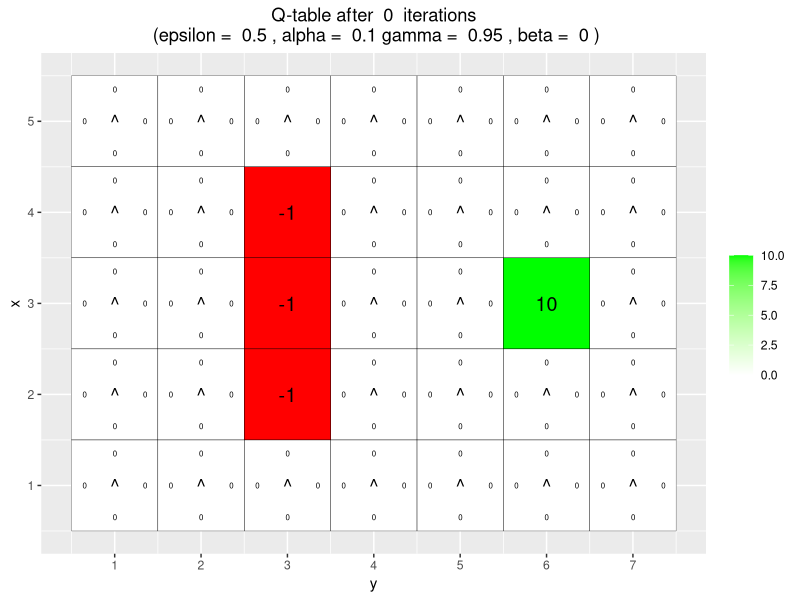
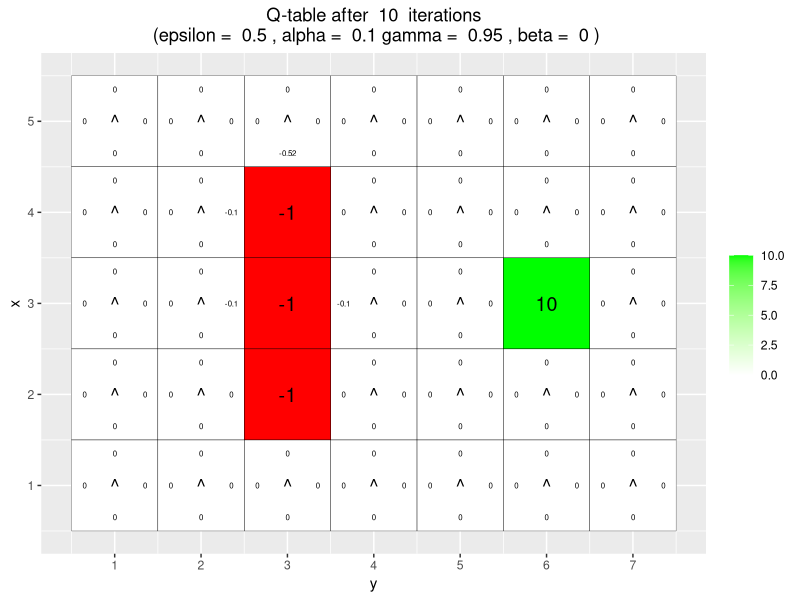
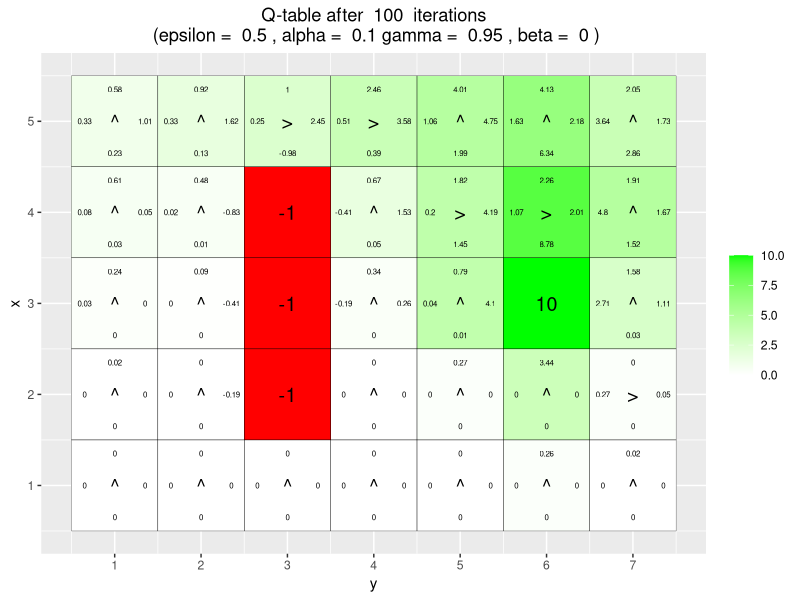
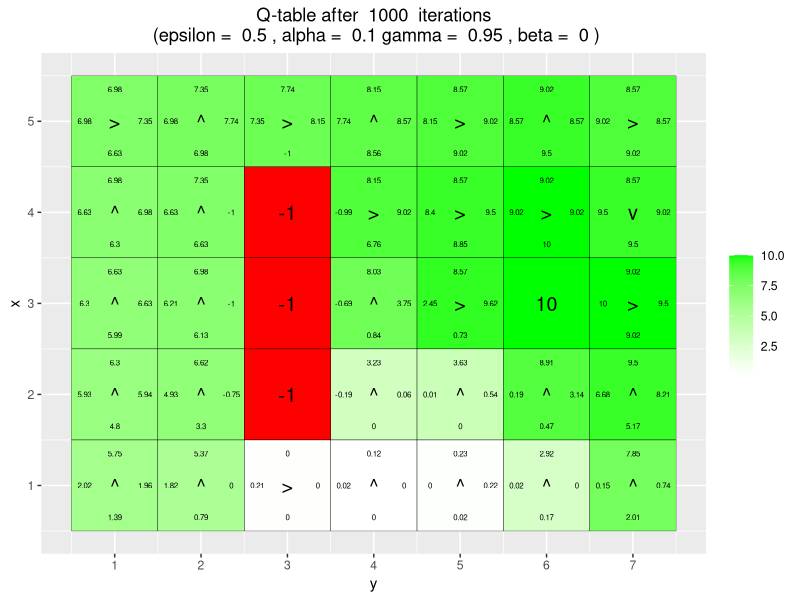
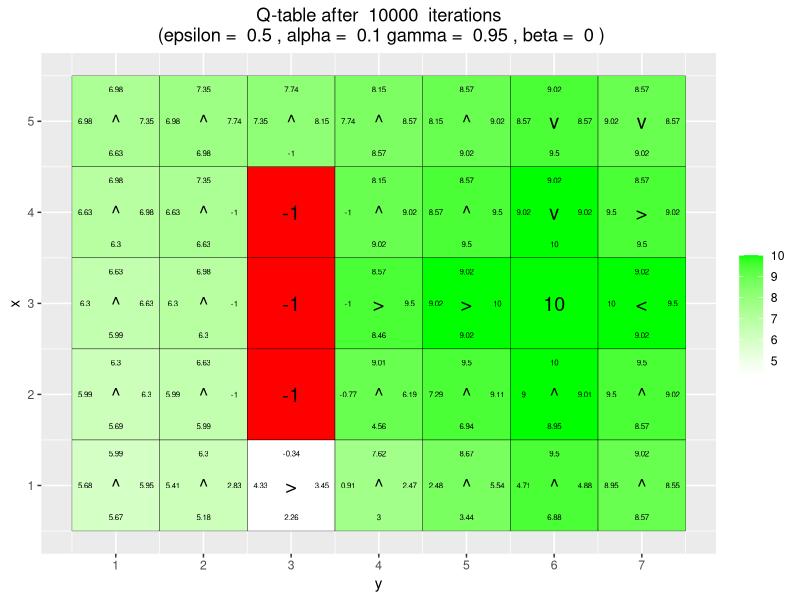
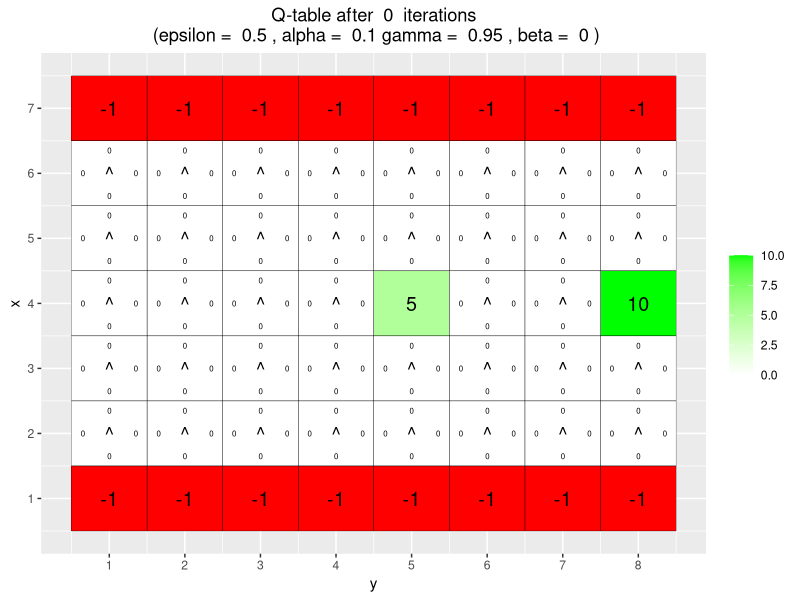
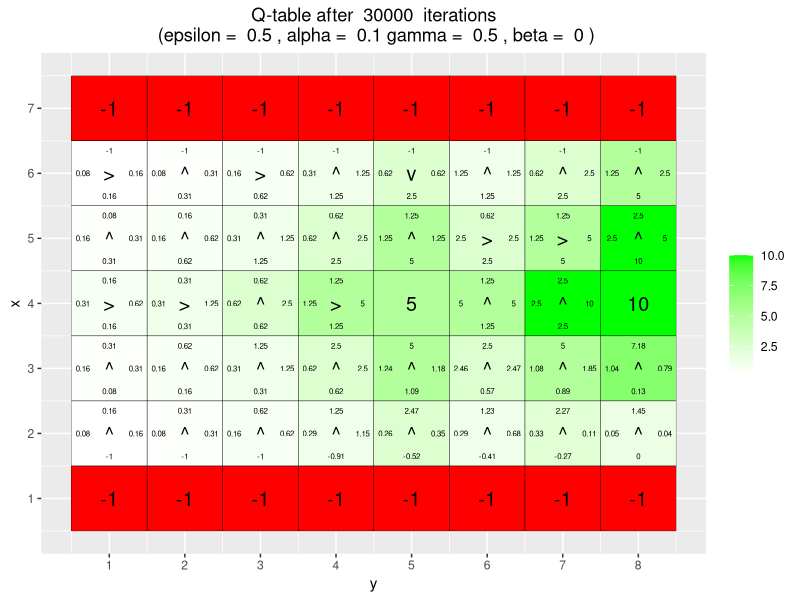
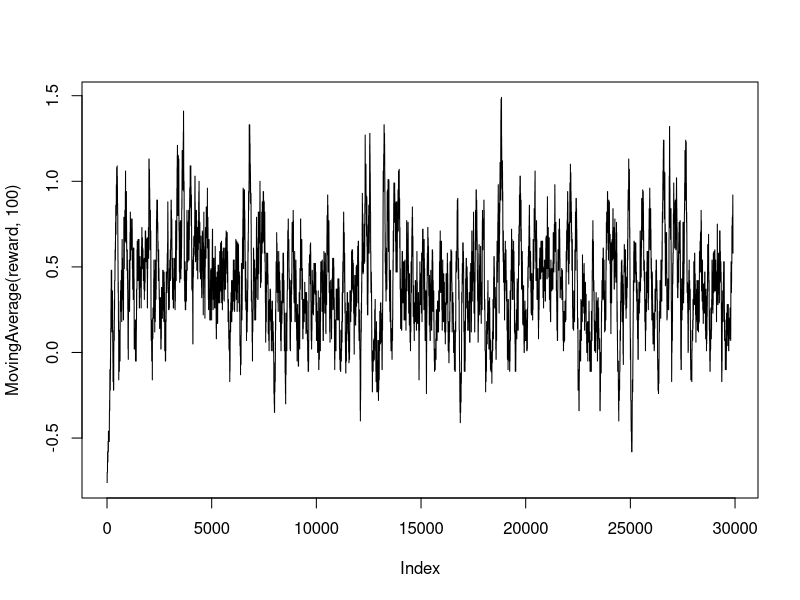

Write the R code that produced these figures, in order.
## ---- chunk 1
knitr::opts_chunk$set(echo = T, message = F, warning = F, fig.width = 5, fig.height = 3, fig.align = "center", cache = T)

## ---- chunk 2
# By Jose M. Peña and Joel Oskarsson.
# For teaching purposes.
# jose.m.pena@liu.se.

#####################################################################################################
# Q-learning
#####################################################################################################

# install.packages("ggplot2")
# install.packages("vctrs")
library(ggplot2)

arrows <- c("^", ">", "v", "<")
action_deltas <- list(c(1,0), # up
                      c(0,1), # right
                      c(-1,0), # down
                      c(0,-1)) # left

vis_environment <- function(iterations=0, epsilon = 0.5, alpha = 0.1, gamma = 0.95, beta = 0){
  
  # Visualize an environment with rewards. 
  # Q-values for all actions are displayed on the edges of each tile.
  # The (greedy) policy for each state is also displayed.
  # 
  # Args:
  #   iterations, epsilon, alpha, gamma, beta (optional): for the figure title.
  #   reward_map (global variable): a HxW array containing the reward given at each state.
  #   q_table (global variable): a HxWx4 array containing Q-values for each state-action pair.
  #   H, W (global variables): environment dimensions.
  
  df <- expand.grid(x=1:H,y=1:W)
  foo <- mapply(function(x,y) ifelse(reward_map[x,y] == 0,q_table[x,y,1],NA),df$x,df$y)
  df$val1 <- as.vector(round(foo, 2))
  foo <- mapply(function(x,y) ifelse(reward_map[x,y] == 0,q_table[x,y,2],NA),df$x,df$y)
  df$val2 <- as.vector(round(foo, 2))
  foo <- mapply(function(x,y) ifelse(reward_map[x,y] == 0,q_table[x,y,3],NA),df$x,df$y)
  df$val3 <- as.vector(round(foo, 2))
  foo <- mapply(function(x,y) ifelse(reward_map[x,y] == 0,q_table[x,y,4],NA),df$x,df$y)
  df$val4 <- as.vector(round(foo, 2))
  foo <- mapply(function(x,y) 
    ifelse(reward_map[x,y] == 0,arrows[GreedyPolicy(x,y)],reward_map[x,y]),df$x,df$y)
  df$val5 <- as.vector(foo)
  foo <- mapply(function(x,y) ifelse(reward_map[x,y] == 0,max(q_table[x,y,]),
                                     ifelse(reward_map[x,y]<0,NA,reward_map[x,y])),df$x,df$y)
  df$val6 <- as.vector(foo)
  
  print(ggplot(df,aes(x = y,y = x)) +
          scale_fill_gradient(low = "white", high = "green", na.value = "red", name = "") +
          geom_tile(aes(fill=val6)) +
          geom_text(aes(label = val1),size = 2,nudge_y = .35,na.rm = TRUE) +
          geom_text(aes(label = val2),size = 2,nudge_x = .35,na.rm = TRUE) +
          geom_text(aes(label = val3),size = 2,nudge_y = -.35,na.rm = TRUE) +
          geom_text(aes(label = val4),size = 2,nudge_x = -.35,na.rm = TRUE) +
          geom_text(aes(label = val5),size = 5) +
          geom_tile(fill = 'transparent', colour = 'black') + 
          ggtitle(paste("Q-table after ",iterations," iterations\n",
                        "(epsilon = ",epsilon,", alpha = ",alpha,"gamma = ",gamma,", beta = ",beta,")")) +
          theme(plot.title = element_text(hjust = 0.5)) +
          scale_x_continuous(breaks = c(1:W),labels = c(1:W)) +
          scale_y_continuous(breaks = c(1:H),labels = c(1:H)))
  
}

## ---- chunk 3
set.seed(123)
GreedyPolicy <- function(x, y){
  
  # Get a greedy action for state (x,y) from q_table.
  #
  # Args:
  #   x, y: state coordinates.
  #   q_table (global variable): a HxWx4 array containing Q-values for each state-action pair.
  # 
  # Returns:
  #   An action, i.e. integer in {1,2,3,4}.
  
  # Your code here.
  greedy_actions = which.max(q_table[x,y,])
  # In case of multiple max, sample at random.
  greedy_action = sample(greedy_actions, 1)
  return(greedy_action)
  
}

EpsilonGreedyPolicy <- function(x, y, epsilon){
  
  # Get an epsilon-greedy action for state (x,y) from q_table.
  #
  # Args:
  #   x, y: state coordinates.
  #   epsilon: probability of acting randomly.
  # 
  # Returns:
  #   An action, i.e. integer in {1,2,3,4}.
  
  # Your code here.
  if(runif(1) < epsilon){
    #Act randomly
    return(sample.int(4,1))
  }else{
    #Act greedy
    return(GreedyPolicy(x,y))
  }
}

## ---- chunk 4

transition_model <- function(x, y, action, beta){
  
  # Computes the new state after given action is taken. The agent will follow the action 
  # with probability (1-beta) and slip to the right or left with probability beta/2 each.
  # 
  # Args:
  #   x, y: state coordinates.
  #   action: which action the agent takes (in {1,2,3,4}).
  #   beta: probability of the agent slipping to the side when trying to move.
  #   H, W (global variables): environment dimensions.
  # 
  # Returns:
  #   The new state after the action has been taken.
  
  delta <- sample(-1:1, size = 1, prob = c(0.5*beta,1-beta,0.5*beta))
  final_action <- ((action + delta + 3) %% 4) + 1
  foo <- c(x,y) + unlist(action_deltas[final_action])
  foo <- pmax(c(1,1),pmin(foo,c(H,W)))
  
  return (foo)
}

q_learning <- function(start_state, epsilon = 0.5, alpha = 0.1, gamma = 0.95, 
                       beta = 0){
  
  # Perform one episode of Q-learning. The agent should move around in the 
  # environment using the given transition model and update the Q-table.
  # The episode ends when the agent reaches a terminal state.
  # 
  # Args:
  #   start_state: array with two entries, describing the starting position of the agent.
  #   epsilon (optional): probability of acting randomly.
  #   alpha (optional): learning rate.
  #   gamma (optional): discount factor.
  #   beta (optional): slipping factor.
  #   reward_map (global variable): a HxW array containing the reward given at each state.
  #   q_table (global variable): a HxWx4 array containing Q-values for each state-action pair.
  # 
  # Returns:
  #   reward: reward received in the episode.
  #   correction: sum of the temporal difference correction terms over the episode.
  #   q_table (global variable): Recall that R passes arguments by value. So, q_table being
  #   a global variable can be modified with the superassigment operator <<-.
  
  # Your code here.
  episode_correction = 0
  x = start_state[1]
  y = start_state[2]
  repeat{
    # Follow policy, execute action, get reward.
    action = EpsilonGreedyPolicy(x, y, epsilon) #follow policy
    new_state = transition_model(x, y, action, beta) #execute action
    new_x = new_state[1]
    new_y = new_state[2]
    reward = reward_map[new_x,new_y] #get reward

    # Q-table update.
    temporal_correction = reward + gamma*(max(q_table[new_x,new_y, ]))-q_table[x,y,action]
    
    q_table[x,y,action] <<- q_table[x,y,action] + alpha*temporal_correction
    episode_correction = episode_correction + temporal_correction
    #S = S'
    x = new_x
    y = new_y
    
    if(reward!=0)
      # End episode.
      return (c(reward,episode_correction))
  }
  
}

## ---- chunk 5
set.seed(123)
# Environment A (learning)

H <- 5
W <- 7

reward_map <- matrix(0, nrow = H, ncol = W)
reward_map[3,6] <- 10
reward_map[2:4,3] <- -1

q_table <- array(0,dim = c(H,W,4))

vis_environment()

for(i in 1:10000){
  foo <- q_learning(start_state = c(3,1))
  
  if(any(i==c(10,100,1000,10000)))
    vis_environment(i)
}

## ---- chunk 6
# Environment B (the effect of epsilon and gamma)

H <- 7
W <- 8

reward_map <- matrix(0, nrow = H, ncol = W)
reward_map[1,] <- -1
reward_map[7,] <- -1
reward_map[4,5] <- 5
reward_map[4,8] <- 10

q_table <- array(0,dim = c(H,W,4))

vis_environment()

MovingAverage <- function(x, n){
  
  cx <- c(0,cumsum(x))
  rsum <- (cx[(n+1):length(cx)] - cx[1:(length(cx) - n)]) / n
  
  return (rsum)
}

for(j in c(0.5,0.75,0.95)){
  q_table <- array(0,dim = c(H,W,4))
  reward <- NULL
  correction <- NULL
  
  for(i in 1:30000){
    foo <- q_learning(gamma = j, start_state = c(4,1))
    reward <- c(reward,foo[1])
    correction <- c(correction,foo[2])
  }
  
  vis_environment(i, gamma = j)
  plot(MovingAverage(reward,100),type = "l")
  plot(MovingAverage(correction,100),type = "l")
}

for(j in c(0.5,0.75,0.95)){
  q_table <- array(0,dim = c(H,W,4))
  reward <- NULL
  correction <- NULL
  
  for(i in 1:30000){
    foo <- q_learning(epsilon = 0.1, gamma = j, start_state = c(4,1))
    reward <- c(reward,foo[1])
    correction <- c(correction,foo[2])
  }
  
  vis_environment(i, epsilon = 0.1, gamma = j)
  plot(MovingAverage(reward,100),type = "l")
  plot(MovingAverage(correction,100),type = "l")
}

## ---- chunk 7

H <- 3
W <- 6

reward_map <- matrix(0, nrow = H, ncol = W)
reward_map[1,2:5] <- -1
reward_map[1,6] <- 10

q_table <- array(0,dim = c(H,W,4))

vis_environment()

for(j in c(0,0.2,0.4,0.66)){
  q_table <- array(0,dim = c(H,W,4))
  
  for(i in 1:10000)
    foo <- q_learning(gamma = 0.6, beta = j, start_state = c(1,1))
  
  vis_environment(i, gamma = 0.6, beta = j)
}
